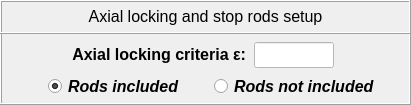
      <widget class="QFrame" name="frame_7">
       <property name="geometry">
        <rect>
         <x>21</x>
         <y>160</y>
         <width>411</width>
         <height>105</height>
        </rect>
       </property>
       <property name="minimumSize">
        <size>
         <width>411</width>
         <height>0</height>
        </size>
       </property>
       <property name="maximumSize">
        <size>
         <width>411</width>
         <height>16777215</height>
        </size>
       </property>
       <property name="frameShape">
        <enum>QFrame::Box</enum>
       </property>
       <property name="frameShadow">
        <enum>QFrame::Raised</enum>
       </property>
       <widget class="QLabel" name="label_7">
        <property name="geometry">
         <rect>
          <x>0</x>
          <y>0</y>
          <width>411</width>
          <height>34</height>
         </rect>
        </property>
        <property name="minimumSize">
         <size>
          <width>411</width>
          <height>34</height>
         </size>
        </property>
        <property name="maximumSize">
         <size>
          <width>411</width>
          <height>34</height>
         </size>
        </property>
        <property name="font">
         <font>
          <italic>false</italic>
         </font>
        </property>
        <property name="frameShape">
         <enum>QFrame::Box</enum>
        </property>
        <property name="frameShadow">
         <enum>QFrame::Raised</enum>
        </property>
        <property name="text">
         <string>&lt;html&gt;&lt;head/&gt;&lt;body&gt;&lt;p align=&quot;center&quot;&gt;&lt;span style=&quot; font-size:12pt;&quot;&gt;Axial locking and stop rods setup&lt;/span&gt;&lt;/p&gt;&lt;/body&gt;&lt;/html&gt;</string>
        </property>
        <property name="alignment">
         <set>Qt::AlignCenter</set>
        </property>
       </widget>
       <widget class="QLineEdit" name="lineEdit_axial_locking_criteria">
        <property name="enabled">
         <bool>true</bool>
        </property>
        <property name="geometry">
         <rect>
          <x>254</x>
          <y>42</y>
          <width>80</width>
          <height>26</height>
         </rect>
        </property>
        <property name="maximumSize">
         <size>
          <width>16777215</width>
          <height>26</height>
         </size>
        </property>
        <property name="sizeIncrement">
         <size>
          <width>0</width>
          <height>26</height>
         </size>
        </property>
        <property name="font">
         <font>
          <family>Arial</family>
          <pointsize>12</pointsize>
          <weight>75</weight>
          <italic>true</italic>
          <bold>true</bold>
         </font>
        </property>
        <property name="focusPolicy">
         <enum>Qt::ClickFocus</enum>
        </property>
        <property name="styleSheet">
         <string notr="true">color: rgb(0, 0, 255);
background-color: rgb(255, 255, 255);</string>
        </property>
        <property name="text">
         <string/>
        </property>
        <property name="alignment">
         <set>Qt::AlignCenter</set>
        </property>
       </widget>
       <widget class="QLabel" name="label_93">
        <property name="enabled">
         <bool>true</bool>
        </property>
        <property name="geometry">
         <rect>
          <x>26</x>
          <y>42</y>
          <width>220</width>
          <height>26</height>
         </rect>
        </property>
        <property name="minimumSize">
         <size>
          <width>220</width>
          <height>26</height>
         </size>
        </property>
        <property name="maximumSize">
         <size>
          <width>220</width>
          <height>26</height>
         </size>
        </property>
        <property name="font">
         <font>
          <family>Arial</family>
          <pointsize>12</pointsize>
          <weight>75</weight>
          <italic>true</italic>
          <bold>true</bold>
         </font>
        </property>
        <property name="mouseTracking">
         <bool>true</bool>
        </property>
        <property name="text">
         <string>&lt;html&gt;&lt;head/&gt;&lt;body&gt;&lt;p align=&quot;right&quot;&gt;&lt;span style=&quot; font-style:normal;&quot;&gt;Axial locking criteria ε:&lt;/span&gt;&lt;/p&gt;&lt;/body&gt;&lt;/html&gt;</string>
        </property>
        <property name="alignment">
         <set>Qt::AlignCenter</set>
        </property>
       </widget>
       <widget class="QRadioButton" name="radioButton_not_add_rods">
        <property name="geometry">
         <rect>
          <x>214</x>
          <y>72</y>
          <width>160</width>
          <height>28</height>
         </rect>
        </property>
        <property name="minimumSize">
         <size>
          <width>160</width>
          <height>28</height>
         </size>
        </property>
        <property name="maximumSize">
         <size>
          <width>60</width>
          <height>28</height>
         </size>
        </property>
        <property name="font">
         <font>
          <family>Arial</family>
          <pointsize>12</pointsize>
          <weight>75</weight>
          <italic>true</italic>
          <bold>true</bold>
         </font>
        </property>
        <property name="text">
         <string>Rods not included</string>
        </property>
        <attribute name="buttonGroup">
         <string notr="true">buttonGroup_2</string>
        </attribute>
       </widget>
       <widget class="QRadioButton" name="radioButton_add_rods">
        <property name="geometry">
         <rect>
          <x>48</x>
          <y>72</y>
          <width>160</width>
          <height>28</height>
         </rect>
        </property>
        <property name="minimumSize">
         <size>
          <width>160</width>
          <height>28</height>
         </size>
        </property>
        <property name="maximumSize">
         <size>
          <width>160</width>
          <height>28</height>
         </size>
        </property>
        <property name="font">
         <font>
          <family>Arial</family>
          <pointsize>12</pointsize>
          <weight>75</weight>
          <italic>true</italic>
          <bold>true</bold>
         </font>
        </property>
        <property name="text">
         <string>Rods included</string>
        </property>
        <property name="checked">
         <bool>true</bool>
        </property>
        <attribute name="buttonGroup">
         <string notr="true">buttonGroup_2</string>
        </attribute>
       </widget>
      </widget>
